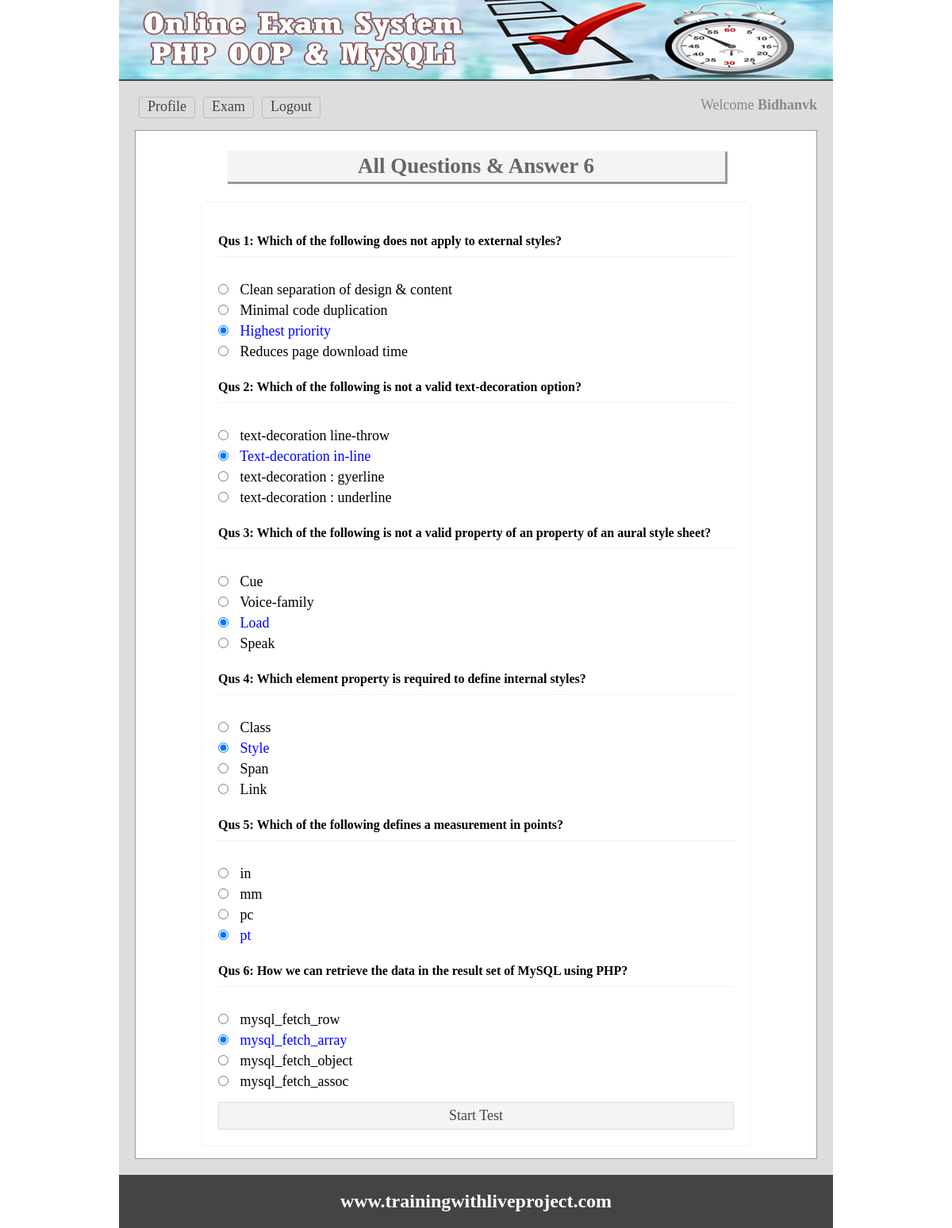
The app's page /viewans.php (signed in) with its own data.
### tables this page shows
CREATE TABLE `tbl_ques` (
  `id` int(11) NOT NULL,
  `quesNo` int(11) NOT NULL,
  `ques` text NOT NULL
);

CREATE TABLE `tbl_ans` (
  `id` int(11) NOT NULL,
  `quesNo` int(11) NOT NULL,
  `rightAns` int(11) NOT NULL DEFAULT '0',
  `ans` text NOT NULL
);

### lib/Session.php (called while the page is built, shortened)
<?php
class Session{
	public static function get($key){
		if (isset($_SESSION[$key])) {
			return $_SESSION[$key];
		} else {
			return false;
		}
	}
}
?>

### classes/Exam.php (called while the page is built, shortened)
<?php
    $filepath = realpath(dirname(__FILE__));
	include_once ($filepath.'/../lib/Database.php');
	class Exam{
		private $db;
		public function __construct(){
			$this->db = new Database();
		}
		public function getQueOrder(){
			$query  = "SELECT * FROM tbl_ques ORDER BY quesNo ASC ";
			$result = $this->db->select($query);
			return $result;
		}
		public function getTotalRows(){
			$query     = "SELECT * FROM tbl_ques";
			$getResult = $this->db->select($query);
			$total     = $getResult->num_rows;
			return $total;
		}
		public function getAnswer($number){
			$query      = "SELECT * FROM tbl_ans WHERE quesNo='$number'";
			$getData    = $this->db->select($query);
			return $getData;
		}
	}
?>

### lib/Database.php (called while the page is built, shortened)
<?php
Class Database{
	public $host   = DB_HOST;
	public $user   = DB_USER;
	public $pass   = DB_PASS;
	public $dbname = DB_NAME;
	public $link;
	private function connectDB(){
	$this->link = new mysqli($this->host, $this->user, $this->pass, $this->dbname);
 }
	public function select($query){
		$result = $this->link->query($query) or die($this->link->error.__LINE__);
		if($result->num_rows > 0){
			return $result;
		} else {
			return false;
		}
	}
}

### viewans.php (the view, shortened to what this page needs)
<?php include 'inc/header.php'; ?>
<?php
	$total    = $exm->getTotalRows();
?>
<div class="main">
	<h1>All Questions & Answer  <?php echo $total; ?></h1>
	<div class="viewans">
			<?php
				$getQues = $exm->getQueOrder();
				if($getQues){
					while ($question = $getQues->fetch_assoc()){
			?>
			<tr>
				<h3>Qus <?php echo $question['quesNo']; ?>: <?php echo $question['ques']; ?></h3>
			</tr><br/>
			<?php
				$number = $question['quesNo'];
				$answer = $exm->getAnswer($number);
				if ($answer){
					while ($result = $answer->fetch_assoc()){
			?>
				<tr><td><input type="radio" <?php if($result['rightAns'] == '1') echo "checked";?>/>
						<?php
							if($result['rightAns'] == '1'){
								echo "<span style='color:blue'>".$result['ans']."</span>";
							}else{
								echo $result['ans'];
							}
						?>
				</td></tr></br>
				<?php } } ?>
			<?php } } ?>
			<a href="test.php">Start Test</a>
	</div>
</div>
<?php include 'inc/footer.php'; ?>

### inc/header.php (shortened to what this page needs)
<?php
    $filepath = realpath(dirname(__FILE__));
	include_once ($filepath.'/../lib/Session.php');
	include_once ($filepath.'/../lib/Database.php');
	$exm = new Exam();
?>
<!doctype html>
<html>
<head>
	<link rel="stylesheet" href="css/main.css">
</head>
<body>
<div class="phpcoding">
	<section class="headeroption"></section>
		<section class="maincontent">
		<div class="menu">
		<ul>
		<?php
			$login = Session::get("login");
			if($login == true){
		?>
			<li><a href="profile.php">Profile</a></li>
			<li><a href="exam.php">Exam</a></li>
			<li><a href="?action=logout">Logout</a></li>
		<?php }else{ ?>
			<li><a href="index.php">Login</a></li>
			<li><a href="register.php">Register</a></li>
		<?php } ?>
		</ul>
		<?php
			$login = Session::get("login");
			if($login == true){
		?>
		<span style="float:right;color:#888;">
			Welcome <strong><?php echo Session::get("username");?></strong>
		</span>
		<?php } ?>
		</div>

### inc/footer.php
 </section>
<section class="footeroption">
		<h2><?php echo "www.trainingwithliveproject.com"; ?></h2>
	</section>
</div>
</body>
</html>

### css/main.css (style rules this page uses)
* { margin:0;padding:0;outline:none }
body { font-family:verdana }
.phpcoding { width:900px; margin: 0 auto;background:#ddd }
.headeroption { background: #444 url("../img/banner.png") no-repeat scroll 0 0; border-bottom: 2px solid #444444; height: 100px; }
.footeroption { background:#444;color:#fff;text-align:center;padding:20px; }
.headeroption h2, .footeroption h2 { margin:0;font-size:24px }
.maincontent { font-size: 18px; min-height: 430px; padding: 20px; }
.main { background: #fff none repeat scroll 0 0; border: 1px solid #999; margin-top: 10px; min-height: 368px; padding: 15px; width: 828px; }
.main h1 { background: #f4f4f4 none repeat scroll 0 0; box-shadow: 2px 2px 0 1px #999; color: #666; margin: 10px auto 25px; padding: 4px; text-align: center; width: 620px; }
.menu { overflow:hidden; }
.menu ul { margin:0;padding:0;list-style:none }
.menu ul li { display:block;float:left; }
.menu ul li a { border: 1px solid #bdbdbd; border-radius: 3px; color: #444; display: block; margin: 0 5px 5px; padding: 1px 10px 3px; text-decoration: none; }
.viewans { border: 1px solid #f3f3f3; margin: 0 auto; max-width: 650px; padding: 20px; }
.viewans input[type="radio"] { margin-bottom: 10px; margin-right: 10px; cursor:pointer; }
.viewans h3 { border-bottom: 1px solid #f3f3f3; font-size: 16px; margin-bottom: 10px; padding-bottom: 10px; margin-top:20px; }
.starttest a, .viewans a { display: block;margin-top: 10px;border: 1px solid #ddd;background: #f4f4f4;text-decoration: none;padding:6px 10px;text-align: center;color:#444; }

### records on screen
tbl_ques: quesNo "1", ques "Which of the following does not apply to external styles?"
tbl_ans: ans "Clean separation of design & content"
tbl_ans: ans "Minimal code duplication"
tbl_ans: rightAns "☑", ans "Highest priority"
tbl_ans: ans "Reduces page download time"
tbl_ques: quesNo "2", ques "Which of the following is not a valid text-decoration option?"
tbl_ans: ans "text-decoration line-throw"
tbl_ans: rightAns "☑", ans "Text-decoration in-line"
tbl_ans: ans "text-decoration : gyerline"
tbl_ans: ans "text-decoration : underline"
tbl_ques: quesNo "3", ques "Which of the following is not a valid property of an property of an aural style sheet?"
tbl_ans: ans "Cue"
tbl_ans: ans "Voice-family"
tbl_ans: rightAns "☑", ans "Load"
tbl_ans: ans "Speak"
tbl_ques: quesNo "4", ques "Which element property is required to define internal styles?"
tbl_ans: ans "Class"
tbl_ans: rightAns "☑", ans "Style"
tbl_ans: ans "Span"
tbl_ans: ans "Link"
tbl_ques: quesNo "5", ques "Which of the following defines a measurement in points?"
tbl_ans: ans "in"
tbl_ans: ans "mm"
tbl_ans: ans "pc"
tbl_ans: rightAns "☑", ans "pt"
tbl_ques: quesNo "6", ques "How we can retrieve the data in the result set of MySQL using PHP?"
tbl_ans: ans "mysql_fetch_row"
tbl_ans: rightAns "☑", ans "mysql_fetch_array"
tbl_ans: ans "mysql_fetch_object"
tbl_ans: ans "mysql_fetch_assoc"

### other values on screen
Session::get("username") "Bidhanvk"
$total "6"
